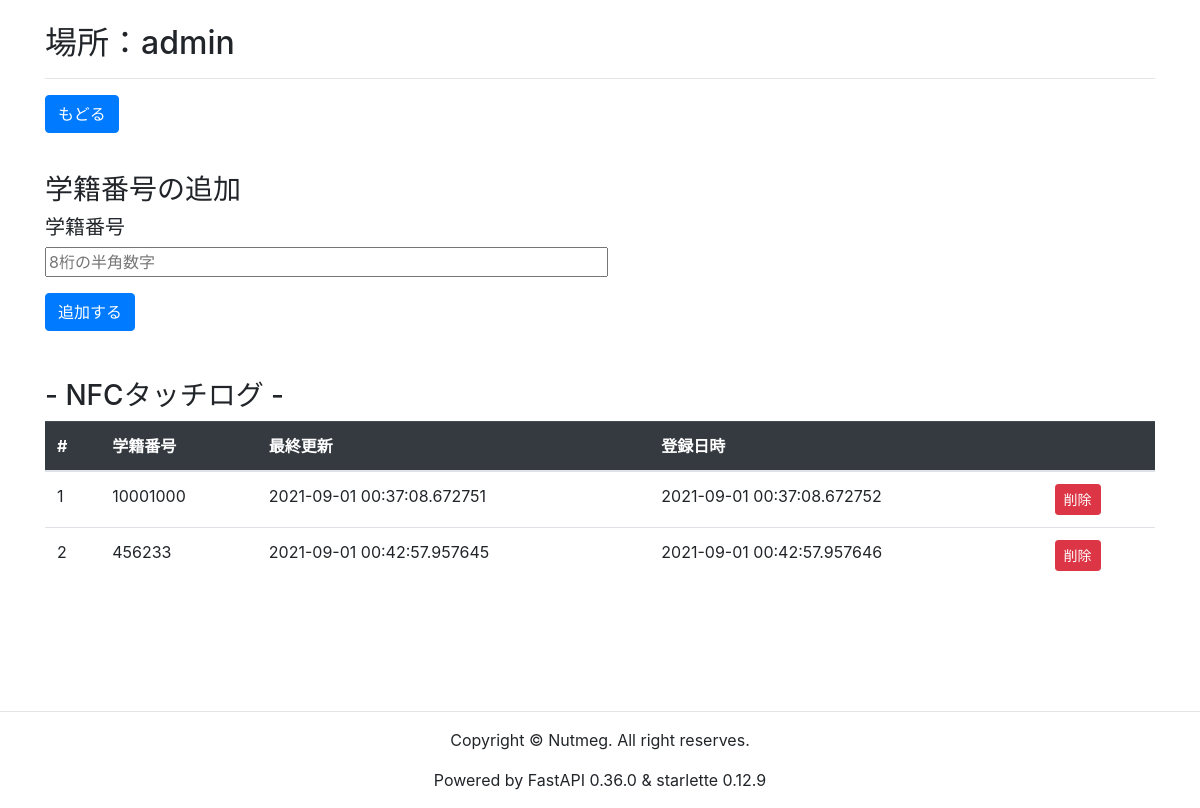
Page /place/1 on the earlier database version.
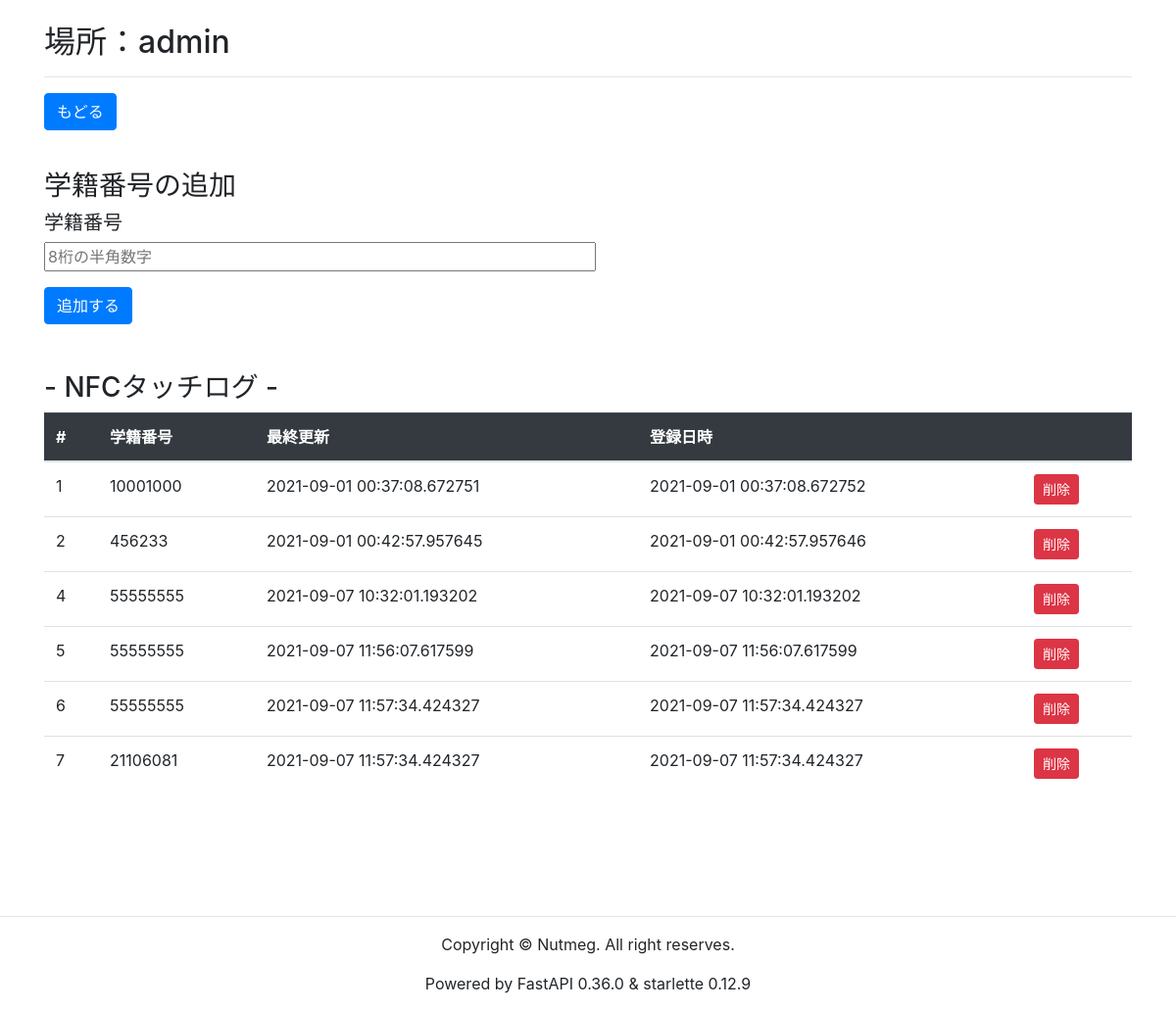
Same page on the later database version.
### models.py (models this page shows, shortened)
class Place(Base):
    __tablename__ = 'place'
    id = Column(
        'id',
        INTEGER(unsigned=True),
        primary_key=True,
        autoincrement=True,
    )
    name = Column('name', String(256))

class User(Base):
    __tablename__ = 'user'
    id = Column(
        'id',
        INTEGER(unsigned=True),
        primary_key=True,
        autoincrement=True,
    )
    place_id = Column('place_id', ForeignKey('place.id'))
    st_num = Column('st_num', INTEGER(unsigned=True))
    updated_at = Column(
        'updated_at',
        DateTime,
        default=datetime.now(),
        nullable=False,
        server_default=current_timestamp(),
    )
    created_at = Column(
        'created_at',
        DateTime,
        default=datetime.now(),
        nullable=False,
        server_default=current_timestamp(),
    )

### controllers.py (the view)
@app.get('/place/{p_id}')
@app.post('/place/{p_id}')
def place(request: Request, p_id :int):
  place = db.session.query(Place).filter(Place.id == p_id).first()
  user = db.session.query(User).filter(User.place_id == p_id).all()
  db.session.close()
  return templates.TemplateResponse('place.html',
                                    {'request': request,
                                    'place': place,
                                    'user': user})

### templates/place.html (shortened to what this page needs)
{% extends "layout.html" %}
{% block content %}
<br>
<h2>場所：{{ place.name }}</h2>
<hr>
<p><a href="/" class="btn btn-primary">もどる</a></p>
<br>
<h3>学籍番号の追加</h3>
<form action="/place/{{ place.id }}/add" method="post">
    <h5>学籍番号</h5>
    <p><input type="text" size="50" maxlength="8" name="st_num" Placeholder="8桁の半角数字"></p>
    <button type="submit" class="btn btn-primary">追加する</button>
</form>
<br><br>
<h3> - NFCタッチログ - </h3>
<table class="table">
    <thead class="table-dark">
    <tr>
        <th>#</th>
        <th>学籍番号</th>
        <th>最終更新</th>
        <th>登録日時</th>
        <th></th>
    </tr>
    </thead>
    <tbody>
    {% for u in user %}
    <tr>
        <td>{{ u.id }}</td>
        <td>{{ u.st_num }}</td>
        <td>{{ u.updated_at }}</td>
        <td>{{ u.created_at }}</td>
        <td>
            <a href="/place/{{ place.id }}/delete/{{ u.id }}" class="btn btn-danger btn-sm">削除</a>
        </td>
    </tr>
    {% endfor %}
    </tbody>
</table>
<br><br>
<br>
{% endblock %}

### templates/layout.html (shortened to what this page needs)
<!DOCTYPE html>
<html lang="ja">
<head>
    <link rel="stylesheet" href="https://stackpath.bootstrapcdn.com/bootstrap/4.3.1/css/bootstrap.min.css">
</head>
<body>
<div style="display: flex; flex-direction: column; min-height: 80vh">
    <div class="container">
        {% block content %}{% endblock %}
    </div>
</div>
<br>
<hr>
<footer>
    <div align="center">
        <p>Copyright &copy; Nutmeg. All right reserves.</p>
        <p>Powered by FastAPI 0.36.0 &amp; starlette 0.12.9</p>
    </div>
</footer>
</body>
</html>

Differences in the rows shown:
added User: id "4", st_num "55555555", updated_at "2021-09-07 10:32:01.193202", created_at "2021-09-07 10:32:01.193202"
added User: id "5", st_num "55555555", updated_at "2021-09-07 11:56:07.617599", created_at "2021-09-07 11:56:07.617599"
added User: id "6", st_num "55555555", updated_at "2021-09-07 11:57:34.424327", created_at "2021-09-07 11:57:34.424327"
added User: id "7", st_num "21106081", updated_at "2021-09-07 11:57:34.424327", created_at "2021-09-07 11:57:34.424327"
